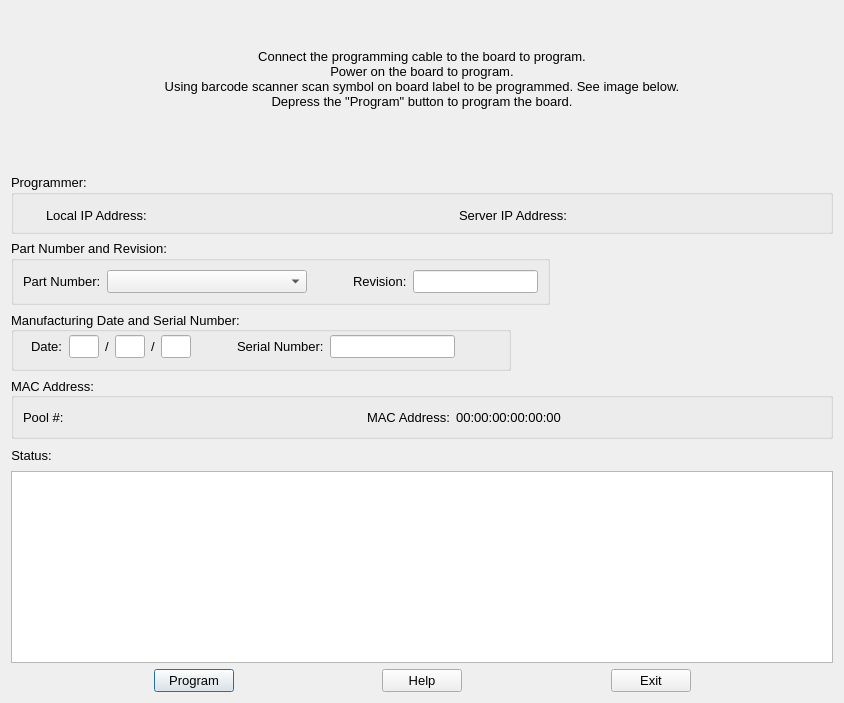
<?xml version="1.0" encoding="UTF-8"?>
<ui version="4.0">
 <class>acrBoardProgrammerDialog</class>
 <widget class="QDialog" name="acrBoardProgrammerDialog">
  <property name="geometry">
   <rect>
    <x>0</x>
    <y>0</y>
    <width>844</width>
    <height>703</height>
   </rect>
  </property>
  <property name="sizePolicy">
   <sizepolicy hsizetype="Preferred" vsizetype="Preferred">
    <horstretch>0</horstretch>
    <verstretch>0</verstretch>
   </sizepolicy>
  </property>
  <property name="minimumSize">
   <size>
    <width>844</width>
    <height>703</height>
   </size>
  </property>
  <property name="maximumSize">
   <size>
    <width>844</width>
    <height>703</height>
   </size>
  </property>
  <property name="font">
   <font>
    <family>Arial</family>
    <pointsize>10</pointsize>
   </font>
  </property>
  <property name="windowTitle">
   <string>i.MX6 Board Programmer</string>
  </property>
  <property name="windowIcon">
   <iconset resource="acrBoardProgrammer.qrc">
    <normaloff>:/icons/acrBoardProgrammer.ico</normaloff>:/icons/acrBoardProgrammer.ico</iconset>
  </property>
  <layout class="QVBoxLayout" name="verticalLayout">
   <item>
    <widget class="QLabel" name="label">
     <property name="sizePolicy">
      <sizepolicy hsizetype="MinimumExpanding" vsizetype="MinimumExpanding">
       <horstretch>0</horstretch>
       <verstretch>0</verstretch>
      </sizepolicy>
     </property>
     <property name="minimumSize">
      <size>
       <width>0</width>
       <height>0</height>
      </size>
     </property>
     <property name="maximumSize">
      <size>
       <width>16777215</width>
       <height>16777215</height>
      </size>
     </property>
     <property name="font">
      <font>
       <family>Arial</family>
       <pointsize>10</pointsize>
      </font>
     </property>
     <property name="text">
      <string>&lt;html&gt;&lt;head/&gt;&lt;body&gt;Connect the programming cable to the board to program.&lt;br/&gt;Power on the board to program. &lt;br/&gt;Using barcode scanner scan symbol on board label to be programmed.  See image below.&lt;br/&gt;Depress the &quot;Program&quot; button to program the board.&lt;/body&gt;&lt;/html&gt;</string>
     </property>
     <property name="alignment">
      <set>Qt::AlignCenter</set>
     </property>
    </widget>
   </item>
   <item>
    <widget class="QLabel" name="label_11">
     <property name="text">
      <string/>
     </property>
     <property name="pixmap">
      <pixmap resource="acrBoardProgrammer.qrc">:/images/images/sigmatron_label.png</pixmap>
     </property>
     <property name="alignment">
      <set>Qt::AlignCenter</set>
     </property>
    </widget>
   </item>
   <item>
    <widget class="QGroupBox" name="groupBox">
     <property name="minimumSize">
      <size>
       <width>0</width>
       <height>60</height>
      </size>
     </property>
     <property name="font">
      <font>
       <family>Arial</family>
      </font>
     </property>
     <property name="title">
      <string>Programmer:</string>
     </property>
     <widget class="QWidget" name="layoutWidget">
      <property name="geometry">
       <rect>
        <x>0</x>
        <y>30</y>
        <width>713</width>
        <height>22</height>
       </rect>
      </property>
      <layout class="QHBoxLayout" name="horizontalLayout_6">
       <item>
        <spacer name="horizontalSpacer_8">
         <property name="orientation">
          <enum>Qt::Horizontal</enum>
         </property>
         <property name="sizeHint" stdset="0">
          <size>
           <width>10</width>
           <height>20</height>
          </size>
         </property>
        </spacer>
       </item>
       <item>
        <widget class="QLabel" name="label_7">
         <property name="font">
          <font>
           <family>Arial</family>
           <pointsize>10</pointsize>
          </font>
         </property>
         <property name="text">
          <string>Local IP Address:</string>
         </property>
        </widget>
       </item>
       <item>
        <widget class="QLabel" name="programmerIpAddressLabel">
         <property name="minimumSize">
          <size>
           <width>150</width>
           <height>0</height>
          </size>
         </property>
         <property name="maximumSize">
          <size>
           <width>150</width>
           <height>16777215</height>
          </size>
         </property>
         <property name="text">
          <string/>
         </property>
        </widget>
       </item>
       <item>
        <spacer name="horizontalSpacer_3">
         <property name="orientation">
          <enum>Qt::Horizontal</enum>
         </property>
         <property name="sizeType">
          <enum>QSizePolicy::Fixed</enum>
         </property>
         <property name="sizeHint" stdset="0">
          <size>
           <width>150</width>
           <height>20</height>
          </size>
         </property>
        </spacer>
       </item>
       <item>
        <widget class="QLabel" name="label_5">
         <property name="font">
          <font>
           <family>Arial</family>
           <pointsize>10</pointsize>
          </font>
         </property>
         <property name="text">
          <string>Server IP Address:</string>
         </property>
        </widget>
       </item>
       <item>
        <widget class="QLabel" name="serverIpAddressLabel">
         <property name="minimumSize">
          <size>
           <width>150</width>
           <height>0</height>
          </size>
         </property>
         <property name="maximumSize">
          <size>
           <width>150</width>
           <height>16777215</height>
          </size>
         </property>
         <property name="text">
          <string/>
         </property>
        </widget>
       </item>
      </layout>
     </widget>
    </widget>
   </item>
   <item>
    <widget class="QGroupBox" name="processorGroupBox">
     <property name="sizePolicy">
      <sizepolicy hsizetype="Fixed" vsizetype="Preferred">
       <horstretch>0</horstretch>
       <verstretch>0</verstretch>
      </sizepolicy>
     </property>
     <property name="minimumSize">
      <size>
       <width>0</width>
       <height>0</height>
      </size>
     </property>
     <property name="font">
      <font>
       <family>Arial</family>
      </font>
     </property>
     <property name="title">
      <string>Part Number and Revision:</string>
     </property>
     <layout class="QHBoxLayout" name="horizontalLayout_2">
      <item>
       <widget class="QLabel" name="label_10">
        <property name="font">
         <font>
          <family>Arial</family>
          <pointsize>10</pointsize>
         </font>
        </property>
        <property name="text">
         <string>Part Number:</string>
        </property>
       </widget>
      </item>
      <item>
       <widget class="QComboBox" name="boardPartNumberComboBox">
        <property name="minimumSize">
         <size>
          <width>200</width>
          <height>0</height>
         </size>
        </property>
        <property name="font">
         <font>
          <family>Arial</family>
         </font>
        </property>
        <property name="toolTip">
         <string>Select part number or scan symbol on board label</string>
        </property>
       </widget>
      </item>
      <item>
       <spacer name="horizontalSpacer_9">
        <property name="orientation">
         <enum>Qt::Horizontal</enum>
        </property>
        <property name="sizeType">
         <enum>QSizePolicy::Fixed</enum>
        </property>
        <property name="sizeHint" stdset="0">
         <size>
          <width>40</width>
          <height>20</height>
         </size>
        </property>
       </spacer>
      </item>
      <item>
       <widget class="QLabel" name="label_9">
        <property name="font">
         <font>
          <family>Arial</family>
          <pointsize>10</pointsize>
         </font>
        </property>
        <property name="text">
         <string>Revision:</string>
        </property>
        <property name="alignment">
         <set>Qt::AlignLeading|Qt::AlignLeft|Qt::AlignVCenter</set>
        </property>
        <property name="margin">
         <number>0</number>
        </property>
       </widget>
      </item>
      <item>
       <widget class="QLineEdit" name="revisionNumberLineEdit">
        <property name="font">
         <font>
          <family>Arial</family>
         </font>
        </property>
        <property name="toolTip">
         <string>Enter or scan symbol on board label</string>
        </property>
       </widget>
      </item>
     </layout>
    </widget>
   </item>
   <item>
    <widget class="QGroupBox" name="boardSerialNumberGroupBox">
     <property name="sizePolicy">
      <sizepolicy hsizetype="Fixed" vsizetype="Preferred">
       <horstretch>0</horstretch>
       <verstretch>0</verstretch>
      </sizepolicy>
     </property>
     <property name="minimumSize">
      <size>
       <width>500</width>
       <height>60</height>
      </size>
     </property>
     <property name="font">
      <font>
       <family>Arial</family>
      </font>
     </property>
     <property name="title">
      <string>Manufacturing Date and Serial Number:</string>
     </property>
     <property name="alignment">
      <set>Qt::AlignLeading|Qt::AlignLeft|Qt::AlignVCenter</set>
     </property>
     <widget class="QWidget" name="">
      <property name="geometry">
       <rect>
        <x>20</x>
        <y>24</y>
        <width>426</width>
        <height>26</height>
       </rect>
      </property>
      <layout class="QHBoxLayout" name="horizontalLayout_11">
       <property name="sizeConstraint">
        <enum>QLayout::SetFixedSize</enum>
       </property>
       <item>
        <widget class="QLabel" name="label_3">
         <property name="font">
          <font>
           <family>Arial</family>
           <pointsize>10</pointsize>
          </font>
         </property>
         <property name="text">
          <string>Date:</string>
         </property>
        </widget>
       </item>
       <item>
        <layout class="QHBoxLayout" name="horizontalLayout_5">
         <property name="sizeConstraint">
          <enum>QLayout::SetMaximumSize</enum>
         </property>
         <item>
          <widget class="QLineEdit" name="manufactureDateMonthLabel">
           <property name="sizePolicy">
            <sizepolicy hsizetype="Fixed" vsizetype="Fixed">
             <horstretch>0</horstretch>
             <verstretch>0</verstretch>
            </sizepolicy>
           </property>
           <property name="maximumSize">
            <size>
             <width>30</width>
             <height>16777215</height>
            </size>
           </property>
           <property name="font">
            <font>
             <family>Arial</family>
            </font>
           </property>
           <property name="text">
            <string/>
           </property>
           <property name="maxLength">
            <number>2</number>
           </property>
          </widget>
         </item>
         <item>
          <widget class="QLabel" name="label_15">
           <property name="text">
            <string>/</string>
           </property>
          </widget>
         </item>
         <item>
          <widget class="QLineEdit" name="manufactureDateDayLabel">
           <property name="minimumSize">
            <size>
             <width>0</width>
             <height>0</height>
            </size>
           </property>
           <property name="maximumSize">
            <size>
             <width>30</width>
             <height>16777215</height>
            </size>
           </property>
           <property name="maxLength">
            <number>2</number>
           </property>
          </widget>
         </item>
         <item>
          <widget class="QLabel" name="label_16">
           <property name="text">
            <string>/</string>
           </property>
          </widget>
         </item>
         <item>
          <widget class="QLineEdit" name="manufactureDateYearLabel">
           <property name="maximumSize">
            <size>
             <width>30</width>
             <height>16777215</height>
            </size>
           </property>
           <property name="text">
            <string/>
           </property>
           <property name="maxLength">
            <number>2</number>
           </property>
          </widget>
         </item>
        </layout>
       </item>
       <item>
        <spacer name="horizontalSpacer_11">
         <property name="orientation">
          <enum>Qt::Horizontal</enum>
         </property>
         <property name="sizeType">
          <enum>QSizePolicy::Fixed</enum>
         </property>
         <property name="sizeHint" stdset="0">
          <size>
           <width>40</width>
           <height>20</height>
          </size>
         </property>
        </spacer>
       </item>
       <item>
        <widget class="QLabel" name="label_8">
         <property name="text">
          <string>Serial Number:</string>
         </property>
        </widget>
       </item>
       <item>
        <widget class="QLineEdit" name="serialNumberLineEdit">
         <property name="toolTip">
          <string>Enter or scan symbol on board label</string>
         </property>
        </widget>
       </item>
      </layout>
     </widget>
    </widget>
   </item>
   <item>
    <widget class="QGroupBox" name="groupBox_2">
     <property name="minimumSize">
      <size>
       <width>0</width>
       <height>0</height>
      </size>
     </property>
     <property name="font">
      <font>
       <family>Arial</family>
      </font>
     </property>
     <property name="title">
      <string>MAC Address:</string>
     </property>
     <property name="alignment">
      <set>Qt::AlignLeading|Qt::AlignLeft|Qt::AlignVCenter</set>
     </property>
     <layout class="QHBoxLayout" name="horizontalLayout_3">
      <item>
       <widget class="QLabel" name="label_6">
        <property name="font">
         <font>
          <pointsize>10</pointsize>
         </font>
        </property>
        <property name="text">
         <string>Pool #:</string>
        </property>
       </widget>
      </item>
      <item>
       <widget class="QLabel" name="poolNumberLabel">
        <property name="minimumSize">
         <size>
          <width>30</width>
          <height>0</height>
         </size>
        </property>
        <property name="maximumSize">
         <size>
          <width>16777215</width>
          <height>16777215</height>
         </size>
        </property>
        <property name="text">
         <string/>
        </property>
       </widget>
      </item>
      <item>
       <spacer name="horizontalSpacer_2">
        <property name="orientation">
         <enum>Qt::Horizontal</enum>
        </property>
        <property name="sizeHint" stdset="0">
         <size>
          <width>40</width>
          <height>20</height>
         </size>
        </property>
       </spacer>
      </item>
      <item>
       <widget class="QLabel" name="label_4">
        <property name="minimumSize">
         <size>
          <width>0</width>
          <height>0</height>
         </size>
        </property>
        <property name="font">
         <font>
          <pointsize>10</pointsize>
         </font>
        </property>
        <property name="text">
         <string>MAC Address:</string>
        </property>
       </widget>
      </item>
      <item>
       <widget class="QLabel" name="macAddressLabel">
        <property name="minimumSize">
         <size>
          <width>100</width>
          <height>0</height>
         </size>
        </property>
        <property name="font">
         <font>
          <pointsize>10</pointsize>
         </font>
        </property>
        <property name="text">
         <string>00:00:00:00:00:00</string>
        </property>
        <property name="alignment">
         <set>Qt::AlignCenter</set>
        </property>
       </widget>
      </item>
      <item>
       <spacer name="horizontalSpacer_4">
        <property name="orientation">
         <enum>Qt::Horizontal</enum>
        </property>
        <property name="sizeHint" stdset="0">
         <size>
          <width>40</width>
          <height>20</height>
         </size>
        </property>
       </spacer>
      </item>
     </layout>
    </widget>
   </item>
   <item>
    <layout class="QHBoxLayout" name="horizontalLayout">
     <item>
      <widget class="QLabel" name="label_2">
       <property name="font">
        <font>
         <family>Arial</family>
         <pointsize>10</pointsize>
        </font>
       </property>
       <property name="text">
        <string>Status:</string>
       </property>
       <property name="alignment">
        <set>Qt::AlignCenter</set>
       </property>
      </widget>
     </item>
     <item>
      <widget class="QLabel" name="overallStatusLabel">
       <property name="minimumSize">
        <size>
         <width>60</width>
         <height>0</height>
        </size>
       </property>
       <property name="text">
        <string/>
       </property>
       <property name="alignment">
        <set>Qt::AlignCenter</set>
       </property>
      </widget>
     </item>
     <item>
      <spacer name="horizontalSpacer">
       <property name="orientation">
        <enum>Qt::Horizontal</enum>
       </property>
       <property name="sizeHint" stdset="0">
        <size>
         <width>198</width>
         <height>20</height>
        </size>
       </property>
      </spacer>
     </item>
    </layout>
   </item>
   <item>
    <widget class="QTextEdit" name="statusLabel">
     <property name="sizePolicy">
      <sizepolicy hsizetype="Preferred" vsizetype="Expanding">
       <horstretch>0</horstretch>
       <verstretch>0</verstretch>
      </sizepolicy>
     </property>
     <property name="minimumSize">
      <size>
       <width>0</width>
       <height>0</height>
      </size>
     </property>
     <property name="maximumSize">
      <size>
       <width>16777215</width>
       <height>16777215</height>
      </size>
     </property>
     <property name="font">
      <font>
       <family>Arial</family>
       <pointsize>10</pointsize>
      </font>
     </property>
     <property name="textInteractionFlags">
      <set>Qt::NoTextInteraction</set>
     </property>
    </widget>
   </item>
   <item>
    <layout class="QHBoxLayout" name="horizontalLayout_4">
     <item>
      <spacer name="horizontalSpacer_5">
       <property name="orientation">
        <enum>Qt::Horizontal</enum>
       </property>
       <property name="sizeHint" stdset="0">
        <size>
         <width>40</width>
         <height>20</height>
        </size>
       </property>
      </spacer>
     </item>
     <item>
      <widget class="QPushButton" name="programPushButton">
       <property name="font">
        <font>
         <family>Arial</family>
         <pointsize>10</pointsize>
        </font>
       </property>
       <property name="toolTip">
        <string>Program the board based on parameters specified</string>
       </property>
       <property name="text">
        <string>Program</string>
       </property>
       <property name="default">
        <bool>true</bool>
       </property>
      </widget>
     </item>
     <item>
      <spacer name="horizontalSpacer_7">
       <property name="orientation">
        <enum>Qt::Horizontal</enum>
       </property>
       <property name="sizeHint" stdset="0">
        <size>
         <width>40</width>
         <height>20</height>
        </size>
       </property>
      </spacer>
     </item>
     <item>
      <widget class="QPushButton" name="helpPushButton">
       <property name="font">
        <font>
         <family>Arial</family>
         <pointsize>10</pointsize>
        </font>
       </property>
       <property name="text">
        <string>Help</string>
       </property>
      </widget>
     </item>
     <item>
      <spacer name="horizontalSpacer_6">
       <property name="orientation">
        <enum>Qt::Horizontal</enum>
       </property>
       <property name="sizeHint" stdset="0">
        <size>
         <width>40</width>
         <height>20</height>
        </size>
       </property>
      </spacer>
     </item>
     <item>
      <widget class="QPushButton" name="exitPushButton">
       <property name="font">
        <font>
         <family>Arial</family>
         <pointsize>10</pointsize>
        </font>
       </property>
       <property name="toolTip">
        <string>Exit the application</string>
       </property>
       <property name="text">
        <string>Exit</string>
       </property>
      </widget>
     </item>
     <item>
      <spacer name="horizontalSpacer_10">
       <property name="orientation">
        <enum>Qt::Horizontal</enum>
       </property>
       <property name="sizeHint" stdset="0">
        <size>
         <width>40</width>
         <height>20</height>
        </size>
       </property>
      </spacer>
     </item>
    </layout>
   </item>
  </layout>
 </widget>
 <resources>
  <include location="acrBoardProgrammer.qrc"/>
 </resources>
 <connections/>
</ui>
